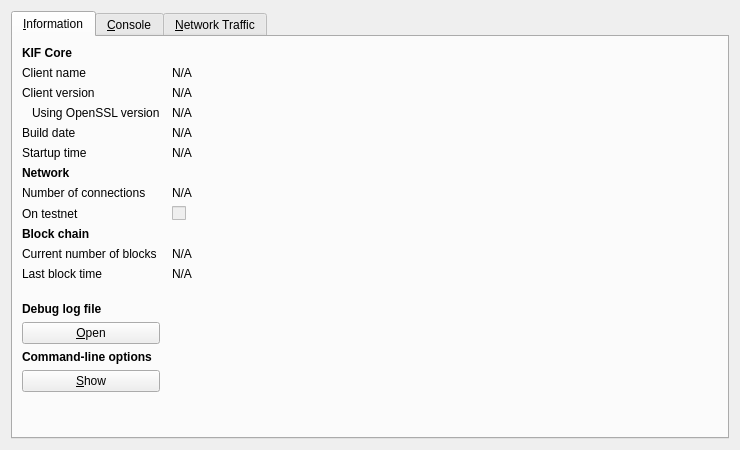
<?xml version="1.0" encoding="UTF-8"?>
<ui version="4.0">
 <class>RPCConsole</class>
 <widget class="QDialog" name="RPCConsole">
  <property name="geometry">
   <rect>
    <x>0</x>
    <y>0</y>
    <width>740</width>
    <height>450</height>
   </rect>
  </property>
  <property name="windowTitle">
   <string>KIF - Debug window</string>
  </property>
  <layout class="QVBoxLayout" name="verticalLayout_2">
   <item>
    <widget class="QTabWidget" name="tabWidget">
     <property name="currentIndex">
      <number>0</number>
     </property>
     <widget class="QWidget" name="tab_info">
      <attribute name="title">
       <string>&amp;Information</string>
      </attribute>
      <layout class="QGridLayout" name="gridLayout" columnstretch="0,1">
       <property name="horizontalSpacing">
        <number>12</number>
       </property>
       <item row="0" column="0">
        <widget class="QLabel" name="label_9">
         <property name="font">
          <font>
           <weight>75</weight>
           <bold>true</bold>
          </font>
         </property>
         <property name="text">
          <string>KIF Core</string>
         </property>
        </widget>
       </item>
       <item row="1" column="0">
        <widget class="QLabel" name="label_5">
         <property name="text">
          <string>Client name</string>
         </property>
        </widget>
       </item>
       <item row="1" column="1">
        <widget class="QLabel" name="clientName">
         <property name="cursor">
          <cursorShape>IBeamCursor</cursorShape>
         </property>
         <property name="text">
          <string>N/A</string>
         </property>
         <property name="textFormat">
          <enum>Qt::PlainText</enum>
         </property>
         <property name="textInteractionFlags">
          <set>Qt::LinksAccessibleByMouse|Qt::TextSelectableByKeyboard|Qt::TextSelectableByMouse</set>
         </property>
        </widget>
       </item>
       <item row="2" column="0">
        <widget class="QLabel" name="label_6">
         <property name="text">
          <string>Client version</string>
         </property>
        </widget>
       </item>
       <item row="2" column="1">
        <widget class="QLabel" name="clientVersion">
         <property name="cursor">
          <cursorShape>IBeamCursor</cursorShape>
         </property>
         <property name="text">
          <string>N/A</string>
         </property>
         <property name="textFormat">
          <enum>Qt::PlainText</enum>
         </property>
         <property name="textInteractionFlags">
          <set>Qt::LinksAccessibleByMouse|Qt::TextSelectableByKeyboard|Qt::TextSelectableByMouse</set>
         </property>
        </widget>
       </item>
       <item row="3" column="0">
        <widget class="QLabel" name="label_14">
         <property name="text">
          <string>Using OpenSSL version</string>
         </property>
         <property name="indent">
          <number>10</number>
         </property>
        </widget>
       </item>
       <item row="3" column="1">
        <widget class="QLabel" name="openSSLVersion">
         <property name="cursor">
          <cursorShape>IBeamCursor</cursorShape>
         </property>
         <property name="text">
          <string>N/A</string>
         </property>
         <property name="textFormat">
          <enum>Qt::PlainText</enum>
         </property>
         <property name="textInteractionFlags">
          <set>Qt::LinksAccessibleByMouse|Qt::TextSelectableByKeyboard|Qt::TextSelectableByMouse</set>
         </property>
        </widget>
       </item>
       <item row="4" column="0">
        <widget class="QLabel" name="label_12">
         <property name="text">
          <string>Build date</string>
         </property>
        </widget>
       </item>
       <item row="4" column="1">
        <widget class="QLabel" name="buildDate">
         <property name="cursor">
          <cursorShape>IBeamCursor</cursorShape>
         </property>
         <property name="text">
          <string>N/A</string>
         </property>
         <property name="textFormat">
          <enum>Qt::PlainText</enum>
         </property>
         <property name="textInteractionFlags">
          <set>Qt::LinksAccessibleByMouse|Qt::TextSelectableByKeyboard|Qt::TextSelectableByMouse</set>
         </property>
        </widget>
       </item>
       <item row="5" column="0">
        <widget class="QLabel" name="label_13">
         <property name="text">
          <string>Startup time</string>
         </property>
        </widget>
       </item>
       <item row="5" column="1">
        <widget class="QLabel" name="startupTime">
         <property name="cursor">
          <cursorShape>IBeamCursor</cursorShape>
         </property>
         <property name="text">
          <string>N/A</string>
         </property>
         <property name="textFormat">
          <enum>Qt::PlainText</enum>
         </property>
         <property name="textInteractionFlags">
          <set>Qt::LinksAccessibleByMouse|Qt::TextSelectableByKeyboard|Qt::TextSelectableByMouse</set>
         </property>
        </widget>
       </item>
       <item row="6" column="0">
        <widget class="QLabel" name="label_11">
         <property name="font">
          <font>
           <weight>75</weight>
           <bold>true</bold>
          </font>
         </property>
         <property name="text">
          <string>Network</string>
         </property>
        </widget>
       </item>
       <item row="7" column="0">
        <widget class="QLabel" name="label_7">
         <property name="text">
          <string>Number of connections</string>
         </property>
        </widget>
       </item>
       <item row="7" column="1">
        <widget class="QLabel" name="numberOfConnections">
         <property name="cursor">
          <cursorShape>IBeamCursor</cursorShape>
         </property>
         <property name="text">
          <string>N/A</string>
         </property>
         <property name="textFormat">
          <enum>Qt::PlainText</enum>
         </property>
         <property name="textInteractionFlags">
          <set>Qt::LinksAccessibleByMouse|Qt::TextSelectableByKeyboard|Qt::TextSelectableByMouse</set>
         </property>
        </widget>
       </item>
       <item row="8" column="0">
        <widget class="QLabel" name="label_8">
         <property name="text">
          <string>On testnet</string>
         </property>
        </widget>
       </item>
       <item row="8" column="1">
        <widget class="QCheckBox" name="isTestNet">
         <property name="enabled">
          <bool>false</bool>
         </property>
         <property name="text">
          <string/>
         </property>
        </widget>
       </item>
       <item row="9" column="0">
        <widget class="QLabel" name="label_10">
         <property name="font">
          <font>
           <weight>75</weight>
           <bold>true</bold>
          </font>
         </property>
         <property name="text">
          <string>Block chain</string>
         </property>
        </widget>
       </item>
       <item row="10" column="0">
        <widget class="QLabel" name="label_3">
         <property name="text">
          <string>Current number of blocks</string>
         </property>
        </widget>
       </item>
       <item row="10" column="1">
        <widget class="QLabel" name="numberOfBlocks">
         <property name="cursor">
          <cursorShape>IBeamCursor</cursorShape>
         </property>
         <property name="text">
          <string>N/A</string>
         </property>
         <property name="textFormat">
          <enum>Qt::PlainText</enum>
         </property>
         <property name="textInteractionFlags">
          <set>Qt::LinksAccessibleByMouse|Qt::TextSelectableByKeyboard|Qt::TextSelectableByMouse</set>
         </property>
        </widget>
       </item>
       <item row="11" column="0">
        <widget class="QLabel" name="label_2">
         <property name="text">
          <string>Last block time</string>
         </property>
        </widget>
       </item>
       <item row="11" column="1">
        <widget class="QLabel" name="lastBlockTime">
         <property name="cursor">
          <cursorShape>IBeamCursor</cursorShape>
         </property>
         <property name="text">
          <string>N/A</string>
         </property>
         <property name="textFormat">
          <enum>Qt::PlainText</enum>
         </property>
         <property name="textInteractionFlags">
          <set>Qt::LinksAccessibleByMouse|Qt::TextSelectableByKeyboard|Qt::TextSelectableByMouse</set>
         </property>
        </widget>
       </item>
       <item row="12" column="0">
        <spacer name="verticalSpacer_2">
         <property name="orientation">
          <enum>Qt::Vertical</enum>
         </property>
         <property name="sizeHint" stdset="0">
          <size>
           <width>20</width>
           <height>20</height>
          </size>
         </property>
        </spacer>
       </item>
       <item row="13" column="0">
        <widget class="QLabel" name="labelDebugLogfile">
         <property name="font">
          <font>
           <weight>75</weight>
           <bold>true</bold>
          </font>
         </property>
         <property name="text">
          <string>Debug log file</string>
         </property>
        </widget>
       </item>
       <item row="14" column="0">
        <widget class="QPushButton" name="openDebugLogfileButton">
         <property name="toolTip">
          <string>Open the KIF debug log file from the current data directory. This can take a few seconds for large log files.</string>
         </property>
         <property name="text">
          <string>&amp;Open</string>
         </property>
         <property name="autoDefault">
          <bool>false</bool>
         </property>
        </widget>
       </item>
       <item row="15" column="0">
        <widget class="QLabel" name="labelCLOptions">
         <property name="font">
          <font>
           <weight>75</weight>
           <bold>true</bold>
          </font>
         </property>
         <property name="text">
          <string>Command-line options</string>
         </property>
        </widget>
       </item>
       <item row="16" column="0">
        <widget class="QPushButton" name="showCLOptionsButton">
         <property name="toolTip">
          <string>Show the KIF-Qt help message to get a list with possible KIF command-line options.</string>
         </property>
         <property name="text">
          <string>&amp;Show</string>
         </property>
         <property name="autoDefault">
          <bool>false</bool>
         </property>
        </widget>
       </item>
       <item row="17" column="0">
        <spacer name="verticalSpacer">
         <property name="orientation">
          <enum>Qt::Vertical</enum>
         </property>
         <property name="sizeHint" stdset="0">
          <size>
           <width>20</width>
           <height>40</height>
          </size>
         </property>
        </spacer>
       </item>
      </layout>
     </widget>
     <widget class="QWidget" name="tab_console">
      <attribute name="title">
       <string>&amp;Console</string>
      </attribute>
      <layout class="QVBoxLayout" name="verticalLayout_3">
       <property name="spacing">
        <number>3</number>
       </property>
       <item>
        <widget class="QTextEdit" name="messagesWidget">
         <property name="minimumSize">
          <size>
           <width>0</width>
           <height>100</height>
          </size>
         </property>
         <property name="readOnly">
          <bool>true</bool>
         </property>
         <property name="tabKeyNavigation" stdset="0">
          <bool>false</bool>
         </property>
         <property name="columnCount" stdset="0">
          <number>2</number>
         </property>
        </widget>
       </item>
       <item>
        <layout class="QHBoxLayout" name="horizontalLayout">
         <property name="spacing">
          <number>3</number>
         </property>
         <item>
          <widget class="QLabel" name="label">
           <property name="text">
            <string notr="true">&gt;</string>
           </property>
          </widget>
         </item>
         <item>
          <widget class="QLineEdit" name="lineEdit"/>
         </item>
         <item>
          <widget class="QPushButton" name="clearButton">
           <property name="maximumSize">
            <size>
             <width>24</width>
             <height>24</height>
            </size>
           </property>
           <property name="toolTip">
            <string>Clear console</string>
           </property>
           <property name="text">
            <string/>
           </property>
           <property name="icon">
            <iconset resource="../bitcoin.qrc">
             <normaloff>:/icons/remove</normaloff>:/icons/remove</iconset>
           </property>
           <property name="shortcut">
            <string notr="true">Ctrl+L</string>
           </property>
           <property name="autoDefault">
            <bool>false</bool>
           </property>
          </widget>
         </item>
        </layout>
       </item>
      </layout>
     </widget>
     <widget class="QWidget" name="tab">
      <attribute name="title">
       <string>&amp;Network Traffic</string>
      </attribute>
      <layout class="QHBoxLayout" name="horizontalLayout_3">
       <item>
        <layout class="QVBoxLayout" name="verticalLayout_4">
         <item>
          <widget class="TrafficGraphWidget" name="trafficGraph" native="true">
           <property name="sizePolicy">
            <sizepolicy hsizetype="Expanding" vsizetype="Expanding">
             <horstretch>0</horstretch>
             <verstretch>0</verstretch>
            </sizepolicy>
           </property>
          </widget>
         </item>
         <item>
          <layout class="QHBoxLayout" name="horizontalLayout_2">
           <item>
            <widget class="QSlider" name="sldGraphRange">
             <property name="minimum">
              <number>1</number>
             </property>
             <property name="maximum">
              <number>288</number>
             </property>
             <property name="pageStep">
              <number>12</number>
             </property>
             <property name="value">
              <number>6</number>
             </property>
             <property name="orientation">
              <enum>Qt::Horizontal</enum>
             </property>
            </widget>
           </item>
           <item>
            <widget class="QLabel" name="lblGraphRange">
             <property name="minimumSize">
              <size>
               <width>100</width>
               <height>0</height>
              </size>
             </property>
             <property name="alignment">
              <set>Qt::AlignCenter</set>
             </property>
            </widget>
           </item>
           <item>
            <widget class="QPushButton" name="btnClearTrafficGraph">
             <property name="text">
              <string>&amp;Clear</string>
             </property>
            </widget>
           </item>
          </layout>
         </item>
        </layout>
       </item>
       <item>
        <layout class="QVBoxLayout" name="verticalLayout">
         <item>
          <widget class="QGroupBox" name="groupBox">
           <property name="title">
            <string>Totals</string>
           </property>
           <layout class="QVBoxLayout" name="verticalLayout_5">
            <item>
             <layout class="QHBoxLayout" name="horizontalLayout_4">
              <item>
               <widget class="Line" name="line">
                <property name="sizePolicy">
                 <sizepolicy hsizetype="Fixed" vsizetype="Fixed">
                  <horstretch>0</horstretch>
                  <verstretch>0</verstretch>
                 </sizepolicy>
                </property>
                <property name="minimumSize">
                 <size>
                  <width>10</width>
                  <height>0</height>
                 </size>
                </property>
                <property name="palette">
                 <palette>
                  <active>
                   <colorrole role="Light">
                    <brush brushstyle="SolidPattern">
                     <color alpha="255">
                      <red>0</red>
                      <green>255</green>
                      <blue>0</blue>
                     </color>
                    </brush>
                   </colorrole>
                  </active>
                  <inactive>
                   <colorrole role="Light">
                    <brush brushstyle="SolidPattern">
                     <color alpha="255">
                      <red>0</red>
                      <green>255</green>
                      <blue>0</blue>
                     </color>
                    </brush>
                   </colorrole>
                  </inactive>
                  <disabled>
                   <colorrole role="Light">
                    <brush brushstyle="SolidPattern">
                     <color alpha="255">
                      <red>0</red>
                      <green>255</green>
                      <blue>0</blue>
                     </color>
                    </brush>
                   </colorrole>
                  </disabled>
                 </palette>
                </property>
                <property name="orientation">
                 <enum>Qt::Horizontal</enum>
                </property>
               </widget>
              </item>
              <item>
               <widget class="QLabel" name="label_16">
                <property name="text">
                 <string>In:</string>
                </property>
               </widget>
              </item>
              <item>
               <widget class="QLabel" name="lblBytesIn">
                <property name="minimumSize">
                 <size>
                  <width>50</width>
                  <height>0</height>
                 </size>
                </property>
                <property name="alignment">
                 <set>Qt::AlignRight|Qt::AlignTrailing|Qt::AlignVCenter</set>
                </property>
               </widget>
              </item>
             </layout>
            </item>
            <item>
             <layout class="QHBoxLayout" name="horizontalLayout_5">
              <item>
               <widget class="Line" name="line_2">
                <property name="sizePolicy">
                 <sizepolicy hsizetype="Fixed" vsizetype="Fixed">
                  <horstretch>0</horstretch>
                  <verstretch>0</verstretch>
                 </sizepolicy>
                </property>
                <property name="minimumSize">
                 <size>
                  <width>10</width>
                  <height>0</height>
                 </size>
                </property>
                <property name="palette">
                 <palette>
                  <active>
                   <colorrole role="Light">
                    <brush brushstyle="SolidPattern">
                     <color alpha="255">
                      <red>255</red>
                      <green>0</green>
                      <blue>0</blue>
                     </color>
                    </brush>
                   </colorrole>
                  </active>
                  <inactive>
                   <colorrole role="Light">
                    <brush brushstyle="SolidPattern">
                     <color alpha="255">
                      <red>255</red>
                      <green>0</green>
                      <blue>0</blue>
                     </color>
                    </brush>
                   </colorrole>
                  </inactive>
                  <disabled>
                   <colorrole role="Light">
                    <brush brushstyle="SolidPattern">
                     <color alpha="255">
                      <red>255</red>
                      <green>0</green>
                      <blue>0</blue>
                     </color>
                    </brush>
                   </colorrole>
                  </disabled>
                 </palette>
                </property>
                <property name="orientation">
                 <enum>Qt::Horizontal</enum>
                </property>
               </widget>
              </item>
              <item>
               <widget class="QLabel" name="label_17">
                <property name="text">
                 <string>Out:</string>
                </property>
               </widget>
              </item>
              <item>
               <widget class="QLabel" name="lblBytesOut">
                <property name="minimumSize">
                 <size>
                  <width>50</width>
                  <height>0</height>
                 </size>
                </property>
                <property name="alignment">
                 <set>Qt::AlignRight|Qt::AlignTrailing|Qt::AlignVCenter</set>
                </property>
               </widget>
              </item>
             </layout>
            </item>
            <item>
             <spacer name="verticalSpacer_4">
              <property name="orientation">
               <enum>Qt::Vertical</enum>
              </property>
              <property name="sizeHint" stdset="0">
               <size>
                <width>20</width>
                <height>407</height>
               </size>
              </property>
             </spacer>
            </item>
           </layout>
          </widget>
         </item>
        </layout>
       </item>
      </layout>
     </widget>
    </widget>
   </item>
  </layout>
 </widget>
 <customwidgets>
  <customwidget>
   <class>TrafficGraphWidget</class>
   <extends>QWidget</extends>
   <header>trafficgraphwidget.h</header>
   <container>1</container>
   <slots>
    <slot>clear()</slot>
   </slots>
  </customwidget>
 </customwidgets>
 <resources>
  <include location="../bitcoin.qrc"/>
 </resources>
 <connections/>
</ui>
